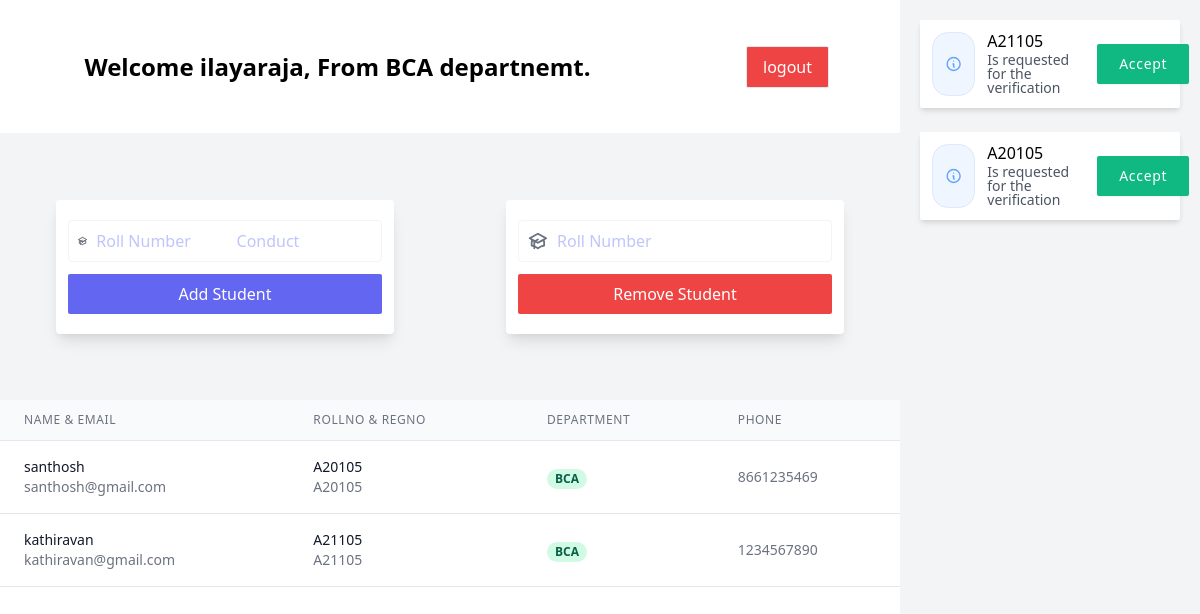
The page /staff/ (signed in) on the database as committed earlier.
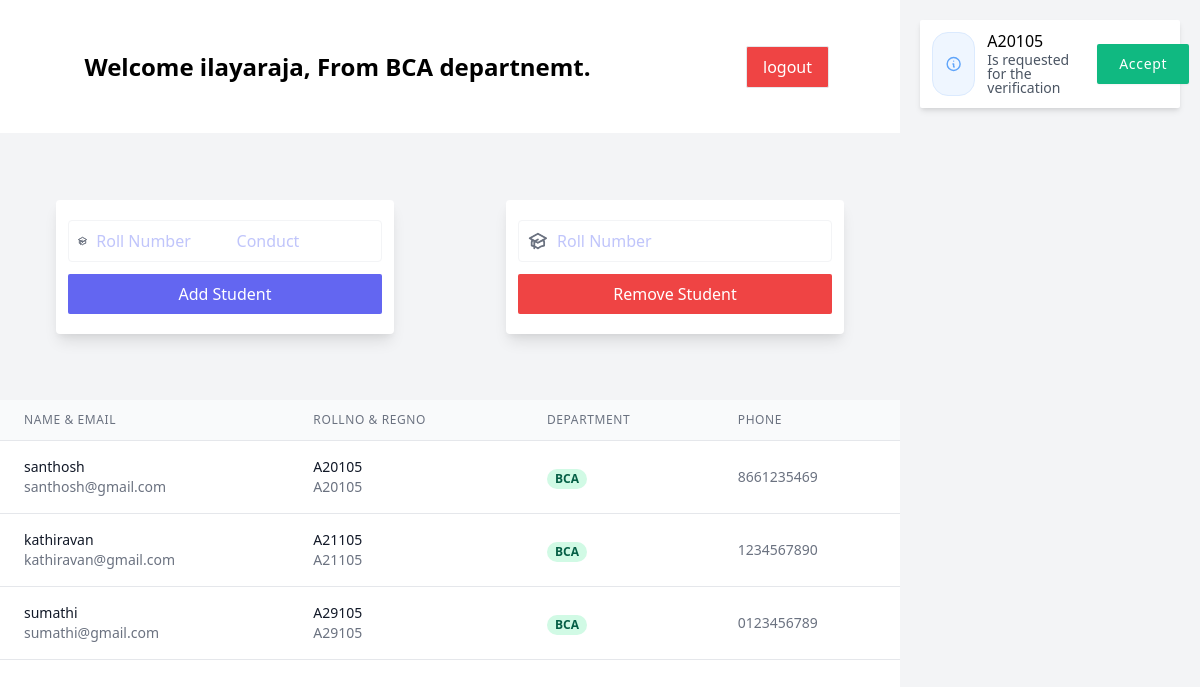
The same page on the database as committed later.
### app/models.py (models this page shows)
class Student (models.Model):
    Roll_No = models.CharField(max_length=20, default=None, null=True)
    Reg_No = models.CharField(max_length=20, default=None, null=True)
    Name = models.CharField(max_length=30, default=None, null=True)
    DOB = models.DateField(default=None, null=True)
    Phone = models.CharField(max_length=10, default=None, null=True)
    Dept = models.CharField(max_length=20, default=None, null=True)
    Email = models.EmailField(default=None, null=True)
    Father_Name = models.CharField(max_length=20, default=None, null=True)
    Address = models.CharField(max_length=100, default=None, null=True)
    Nationality = models.CharField(max_length=15, default=None, null=True)
    Religion = models.CharField(max_length=10, default=None, null=True)
    Caste_Community = models.CharField(max_length=5, default=None, null=True)
    Date_Of_Admission = models.DateField(default=None, null=True)
    Date_Of_Leaving = models.DateField(default=None, null=True)
    Purpose_Of_TC = models.CharField(max_length=50, default=None, null=True)
    Conduct = models.CharField(max_length=10, default=None, null=True)
    Due_Department = models.BooleanField(default=False, null=True)
    Due_Library = models.BooleanField(default=False, null=True)
    Due_PE = models.BooleanField(default=False, null=True)
    Due_NSS = models.BooleanField(default=False, null=True)
    Due_Hostel = models.BooleanField(default=False, null=True)
    Due_Office = models.BooleanField(default=False, null=True)
    Due_Labs = models.BooleanField(default=False, null=True)

class Requests (models.Model):
    Roll_No = models.CharField(max_length=20, default=None, null=True)
    Class = models.CharField(max_length=20, default=None, null=True)
    Dept = models.BooleanField(default=False, null=True)
    Library = models.BooleanField(default=False, null=True)
    PE = models.BooleanField(default=False, null=True)
    NSS = models.BooleanField(default=False, null=True)
    Hostel = models.BooleanField(default=False, null=True)
    Office = models.BooleanField(default=False, null=True)
    Labs = models.BooleanField(default=False, null=True)

### app/views.py (the view, shortened to what this page needs)
# urls.py: path('staff/',views.staff, name='staff'),
def staff(request):
    if request.user.is_authenticated and request.user.is_staff:
        form1 = AddStudent(request.POST)
        form2 = RemoveStudent(request.POST)
        form3 = ConfirmRequest(request.POST)
        staff = Staff.objects.get(Name=request.user.username)
        Reqs = Requests.objects.filter(Class=staff.Dept).values()
        students = Student.objects.filter(Dept=staff.Dept).values()
        if request.method == 'POST':
            if form1.is_valid():
                username1 = form1.cleaned_data.get('username1')
                conduct = form1.cleaned_data.get('conduct')
                add = Student(Roll_No=username1, Dept=staff.Dept, Conduct=conduct)
                add.save()
        if request.method == "POST":
            if form2.is_valid():
                username2 = form2.cleaned_data.get('username2')
                remove = Student.objects.get(Roll_No=username2, Dept=staff.Dept)
                remove.delete()
        return render(request,'Staff_home.html', {'staff':staff, 'students':students, 'reqs':Reqs, 'form1':form1, 'form2':form2, 'form3':form3})
    else:
        return redirect('index')

### app/forms.py
class AddStudent(forms.Form):
    username1 = forms.CharField(
        widget= forms.TextInput(
            attrs={
                "class":"w-full py-2 px-1 placeholder-indigo-400 outline-none placeholder-opacity-50",
                "placeholder":"Roll Number"
            }
        )
    )
    conduct = forms.CharField(
        widget= forms.TextInput(
            attrs={
                "class":"w-full py-2 px-1 placeholder-indigo-400 outline-none placeholder-opacity-50",
                "placeholder":"Conduct"
            }
        )
    )

class RemoveStudent(forms.Form):
    username2 = forms.CharField(
        widget= forms.TextInput(
            attrs={
                "class":"w-full py-2 px-1 placeholder-indigo-400 outline-none placeholder-opacity-50",
                "placeholder":"Roll Number"
            }
        )
    )

### templates/Staff_home.html (shortened to what the changed rows need)
{% extends 'base.html' %}
{% block content %}
<div class="grid grid-cols-4 h-screen">
    <div class="col-span-3 h-screen">
        <div class=" h-1/6 grid grid-cols-4 ">
            <div class="col-span-3 grid place-items-center">
                <h1 class="font-semibold text-2xl">Welcome {{staff.Name}}, From {{staff.Dept}} departnemt.</h1>
            </div>
        </div>
        <div class=" h-3/6 overflow-y-auto">
            <table class="w-full">
                <thead class="w-full">
                    <tr>
                        <th
                            class="px-6 py-3 border-b border-gray-200 bg-gray-50 text-left text-xs leading-4 font-medium text-gray-500 uppercase tracking-wider">
                            Name & Email</th>
                        <th
                            class="px-6 py-3 border-b border-gray-200 bg-gray-50 text-left text-xs leading-4 font-medium text-gray-500 uppercase tracking-wider">
                            Rollno & Regno</th>
                        <th
                            class="px-6 py-3 border-b border-gray-200 bg-gray-50 text-left text-xs leading-4 font-medium text-gray-500 uppercase tracking-wider">
                            Department</th>
                        <th
                            class="px-6 py-3 border-b border-gray-200 bg-gray-50 text-left text-xs leading-4 font-medium text-gray-500 uppercase tracking-wider">
                            Phone</th>
                    </tr>
                </thead>
                <tbody class="bg-white w-full">
                    {% for student in students %}
                        <tr>
                            <td class="px-6 py-4 whitespace-no-wrap border-b border-gray-200">
                                <div class="flex items-center">
                                    <div>
                                        <div class="text-sm leading-5 font-medium text-gray-900">{{student.Name}}
                                        </div>
                                        <div class="text-sm leading-5 text-gray-500">{{student.Email}}</div>
                                    </div>
                                </div>
                            </td>
                            <td class="px-6 py-4 whitespace-no-wrap border-b border-gray-200">
                                <div class="text-sm leading-5 text-gray-900">{{student.Roll_No}}</div>
                                <div class="text-sm leading-5 text-gray-500">{{student.Reg_No}}</div>
                            </td>
                            <td class="px-6 py-4 whitespace-no-wrap border-b border-gray-200">
                                <span
                                    class="px-2 inline-flex text-xs leading-5 font-semibold rounded-full bg-green-100 text-green-800">{{student.Dept}}</span>
                            </td>
                            <td class="px-6 py-4 whitespace-no-wrap border-b border-gray-200 text-sm text-gray-500">
                                {{student.Phone}}
                            </td>
                        </tr>
                    {% endfor %}
                </tbody>
            </table>
        </div>
    </div>
    <div class="col-span-1 h-auto overflow-y-auto p-5 bg-gray-100">
        {% for req in reqs %}
        {% if staff.Dept == "library" %}
        {% if req.Library == False %}
        <form action="" method="post">
            {% csrf_token %}
        <div class="flex flex-col p-3 bg-white shadow-md hover:shodow-lg rounded-sm mb-6">
            <div class="flex items-center justify-between">
                <div class="flex items-center">
                    <svg xmlns="http://www.w3.org/2000/svg"
                        class="w-16 h-16 rounded-2xl p-3 border border-blue-100 text-blue-400 bg-blue-50" fill="none"
                        viewBox="0 0 24 24" stroke="currentColor">
                        <path stroke-linecap="round" stroke-linejoin="round" stroke-width="2"
                            d="M13 16h-1v-4h-1m1-4h.01M21 12a9 9 0 11-18 0 9 9 0 0118 0z"></path>
                    </svg>
                    <div class="flex flex-col ml-3">
                        <div class="font-medium leading-none">{{req.Roll_No}}</div>
                        <p class="text-sm text-gray-600 leading-none mt-1">Is requested for the verification</p>
                    </div>
                </div>
                <input type="hidden" name="rollno" id="rollno" value={{req.Roll_No}}>
                <input type="hidden" name="dept" id="dept" value={{staff.Dept}}>
                <button type="submit"  class="flex-no-shrink bg-green-500 px-5 ml-4 py-2 text-sm shadow-sm hover:shadow-lg font-medium tracking-wider border-2 border-green-500 text-white rounded-sm">Accept</button>
            </div>
        </div>
        </form>
        {% endif %}
        {% elif req.Dept == False %}
        <form action="" method="post">
        <div class="flex flex-col p-3 bg-white shadow-md hover:shodow-lg rounded-sm mb-6">
            <div class="flex items-center justify-between">
                <div class="flex items-center">
                    <svg xmlns="http://www.w3.org/2000/svg"
                        class="w-16 h-16 rounded-2xl p-3 border border-blue-100 text-blue-400 bg-blue-50" fill="none"
                        viewBox="0 0 24 24" stroke="currentColor">
                        <path stroke-linecap="round" stroke-linejoin="round" stroke-width="2"
                            d="M13 16h-1v-4h-1m1-4h.01M21 12a9 9 0 11-18 0 9 9 0 0118 0z"></path>
                    </svg>
                    <div class="flex flex-col ml-3">
                        <div class="font-medium leading-none">{{req.Roll_No}}</div>
                        <p class="text-sm text-gray-600 leading-none mt-1">Is requested for the verification</p>
                    </div>
                </div>
                <button type="submit"  class="flex-no-shrink bg-green-500 px-5 ml-4 py-2 text-sm shadow-sm hover:shadow-lg font-medium tracking-wider border-2 border-green-500 text-white rounded-sm">Accept</button>
            </div>
        </div>
        </form>
        {% endif %}
        {% endfor %}
    </div>
</div>
{% endblock %}

Rows that differ between the two databases and show on the page:
no longer on this page (row edited): Requests: Roll_No "A21105"
added Student: Name "sumathi", Email "sumathi@gmail.com", Roll_No "A29105", Reg_No "A29105", Dept "BCA", Phone "0123456789"
